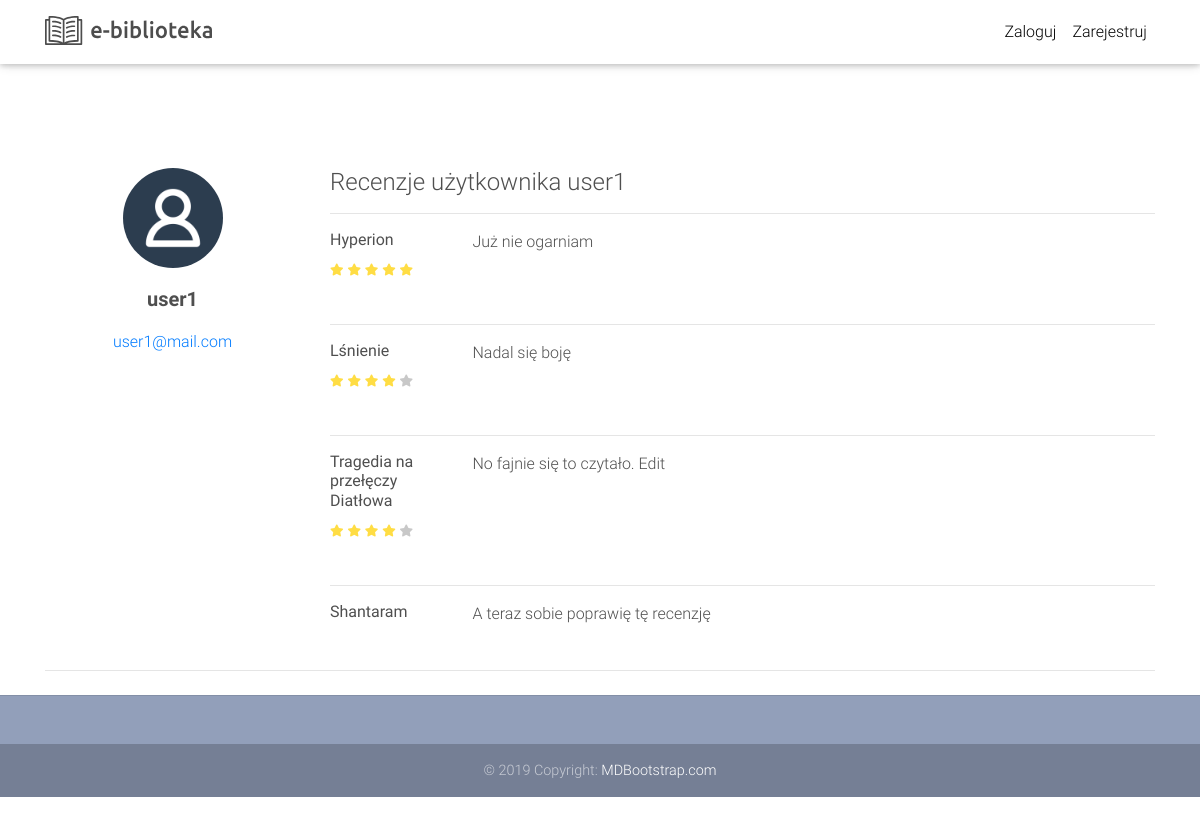
/profile/user1, run on the app's committed database.
### users/models.py (models this page shows, shortened)
class Profile(models.Model):
    user = models.OneToOneField(User, on_delete=models.CASCADE)
    image = models.ImageField(default='default_profile.jpg', upload_to='profile_pics')

### wypozyczalnia/models.py (models this page shows, shortened)
class Review(models.Model):
    review_author = models.ForeignKey(User, on_delete=models.CASCADE)
    review_content = models.TextField()
    rating_numbers = (
        (1, '1 - Bardzo słaba'),
        (2, '2 - Słaba'),
        (3, '3 - Średnia'),
        (4, '4 - Dobra'),
        (5, '5 - Bardzo dobra')
    )
    rating = models.IntegerField(choices=rating_numbers, default=1)
    review_date = models.DateTimeField(default=timezone.now)
    review_book = models.ForeignKey(Book, on_delete=models.CASCADE)

class Book(models.Model):
    title = models.CharField(max_length=200)
    author = models.CharField(max_length=200)
    description = models.TextField()
    image = models.ImageField(default='default.jpg', upload_to='book_images')
    copies = models.PositiveSmallIntegerField(default=1)
    category = models.ForeignKey(Category, on_delete=models.PROTECT)
    slug = models.SlugField(max_length=200, unique=True)
    def __str__(self):
        return self.title

### users/views.py (the view)
# urls.py: path('profile/<str:username>', user_views.profile_preview, name='profile-preview'),
def profile_preview(request, username):
    users = User.objects.filter(username=username)
    reviews = Review.objects.all()
    return render(request, 'users/profile_preview.html', {'users': users, 'reviews': reviews})

### users/templates/users/profile_preview.html
{% extends 'wypozyczalnia/base.html' %}
{% block content %}
  <main class=" pt-4">
    <div class="container dark-grey-text mt-5">
      <div class="row wow fadeIn">
        <div class="text-center col-md-3 mb-4">
          {% for user in users %}
          <img src="{{ user.profile.image.url }}" class="rounded-circle profile_img img-fluid" alt="">
          <div class="mt-3">
            <p class="lead font-weight-bold">{{ user.username }}</p>
            <a href="">
              <p>{{ user.email }}</p>
            </a>
          </div>
        </div>
        <div class="col-md-9 mb-4">
                <h4 class="mb-3">Recenzje użytkownika {{ user.username }}</h4>
          <hr>
          <div  style="overflow-y: scroll; height:400px;" class="overflow-y: scroll">
             {% for review in reviews %}
                {% if review.review_author.id == user.id %}
                  <div class="row">
                    <div class="col-md-2 mb-4">
                        <a href="{% url 'book-detail' review.review_book.slug %}">
                        <h6 class="dark-grey-text"><strong>{{ review.review_book }}</strong></h6></a>
                        <div class="star-widget">
                            {% if review.rating == 1 %}
                                <label  class="fas fa-star" style="color: #fd4;"></label>
                                <label  class="fas fa-star"></label>
                                <label  class="fas fa-star"></label>
                                <label  class="fas fa-star"></label>
                                <label  class="fas fa-star"></label>
                            {% elif review.rating == 2 %}
                                <label  class="fas fa-star" style="color: #fd4;"></label>
                                <label  class="fas fa-star" style="color: #fd4;"></label>
                                <label  class="fas fa-star"></label>
                                <label  class="fas fa-star"></label>
                                <label  class="fas fa-star"></label>
                            {% elif review.rating == 3 %}
                                <label  class="fas fa-star" style="color: #fd4;"></label>
                                <label  class="fas fa-star" style="color: #fd4;"></label>
                                <label  class="fas fa-star" style="color: #fd4;"></label>
                                <label  class="fas fa-star"></label>
                                <label  class="fas fa-star"></label>
                            {% elif review.rating == 4 %}
                                <label  class="fas fa-star" style="color: #fd4;"></label>
                                <label  class="fas fa-star" style="color: #fd4;"></label>
                                <label  class="fas fa-star" style="color: #fd4;"></label>
                                <label  class="fas fa-star" style="color: #fd4;"></label>
                                <label  class="fas fa-star"></label>
                            {% elif review.rating == 5 %}
                                <label  class="fas fa-star" style="color: #fd4;"></label>
                                <label  class="fas fa-star" style="color: #fd4;"></label>
                                <label class="fas fa-star" style="color: #fd4;"></label>
                                <label  class="fas fa-star" style="color: #fd4;"></label>
                                <label  class="fas fa-star" style="color: #fd4;"></label>
                            {% endif %}
                        </div>
                    </div>
                    <div class="col-md-7 mb-4">
                          <p class="">{{ review.review_content }}</p>
                    </div>
                  </div>
                  <hr>
                {% endif %}
              {% endfor %}
         {% endfor %}
          </div>
        </div>
      </div>
      <hr>
    </div>
  </main>
{% endblock content %}

### wypozyczalnia/templates/wypozyczalnia/base.html (style rules this page uses)
html, body, header, .carousel { height: 60vh; }
.star-widget label { font-size: 12px; color: #c8c8c8; transition: all 0.2s ease; }
.profile_img { width: 100px; height: 100px; }

### data on the page
Review: review_book "Hyperion", rating 5 (drawn), review_content "Już nie ogarniam"
Review: review_book "Lśnienie", rating 4 (drawn), review_content "Nadal się boję"
Review: review_book "Tragedia na przełęczy Diatłowa", rating 4 (drawn), review_content "No fajnie się to czytało. Edit"
Review: review_book "Shantaram", review_content "A teraz sobie poprawię tę recenzję"

### other printed values
{{ user.username }} "user1"
{{ user.email }} "user1@mail.com"
